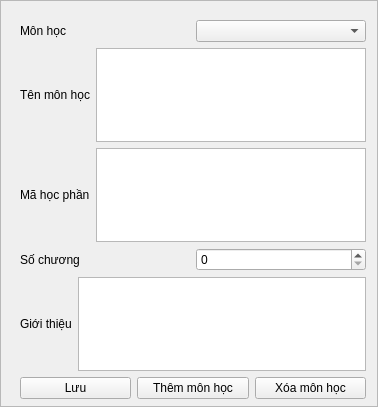
<?xml version="1.0" encoding="UTF-8"?>
<ui version="4.0">
 <class>subject_manage_frame</class>
 <widget class="QFrame" name="subject_manage_frame">
  <property name="geometry">
   <rect>
    <x>0</x>
    <y>0</y>
    <width>378</width>
    <height>407</height>
   </rect>
  </property>
  <property name="windowTitle">
   <string>Quản lý môn học</string>
  </property>
  <property name="frameShape">
   <enum>QFrame::StyledPanel</enum>
  </property>
  <property name="frameShadow">
   <enum>QFrame::Raised</enum>
  </property>
  <widget class="QWidget" name="verticalLayoutWidget">
   <property name="geometry">
    <rect>
     <x>20</x>
     <y>20</y>
     <width>346</width>
     <height>379</height>
    </rect>
   </property>
   <layout class="QVBoxLayout" name="verticalLayout">
    <item>
     <layout class="QHBoxLayout" name="horizontalLayout_6">
      <item>
       <widget class="QLabel" name="subject_label">
        <property name="text">
         <string>Môn học</string>
        </property>
       </widget>
      </item>
      <item>
       <widget class="QComboBox" name="subject_combo_box"/>
      </item>
     </layout>
    </item>
    <item>
     <layout class="QHBoxLayout" name="horizontalLayout">
      <item>
       <widget class="QLabel" name="subject_name_label">
        <property name="text">
         <string>Tên môn học</string>
        </property>
       </widget>
      </item>
      <item>
       <widget class="QTextEdit" name="subject_name_text_edit"/>
      </item>
     </layout>
    </item>
    <item>
     <layout class="QHBoxLayout" name="horizontalLayout_2">
      <item>
       <widget class="QLabel" name="subject_code_label">
        <property name="text">
         <string>Mã học phần</string>
        </property>
       </widget>
      </item>
      <item>
       <widget class="QTextEdit" name="subject_code_text_edit"/>
      </item>
     </layout>
    </item>
    <item>
     <layout class="QHBoxLayout" name="horizontalLayout_3">
      <item>
       <widget class="QLabel" name="num_chapter_label">
        <property name="text">
         <string>Số chương</string>
        </property>
       </widget>
      </item>
      <item>
       <widget class="QSpinBox" name="num_chapter_spin_box"/>
      </item>
     </layout>
    </item>
    <item>
     <layout class="QHBoxLayout" name="horizontalLayout_4">
      <item>
       <widget class="QLabel" name="description_label">
        <property name="text">
         <string>Giới thiệu</string>
        </property>
       </widget>
      </item>
      <item>
       <widget class="QTextEdit" name="description_text_edit"/>
      </item>
     </layout>
    </item>
    <item>
     <layout class="QHBoxLayout" name="horizontalLayout_5">
      <item>
       <widget class="QPushButton" name="save_button">
        <property name="text">
         <string>Lưu</string>
        </property>
       </widget>
      </item>
      <item>
       <widget class="QPushButton" name="add_subject_button">
        <property name="text">
         <string>Thêm môn học</string>
        </property>
       </widget>
      </item>
      <item>
       <widget class="QPushButton" name="delete_subject_button">
        <property name="text">
         <string>Xóa môn học</string>
        </property>
       </widget>
      </item>
     </layout>
    </item>
   </layout>
  </widget>
 </widget>
 <resources/>
 <connections/>
</ui>
